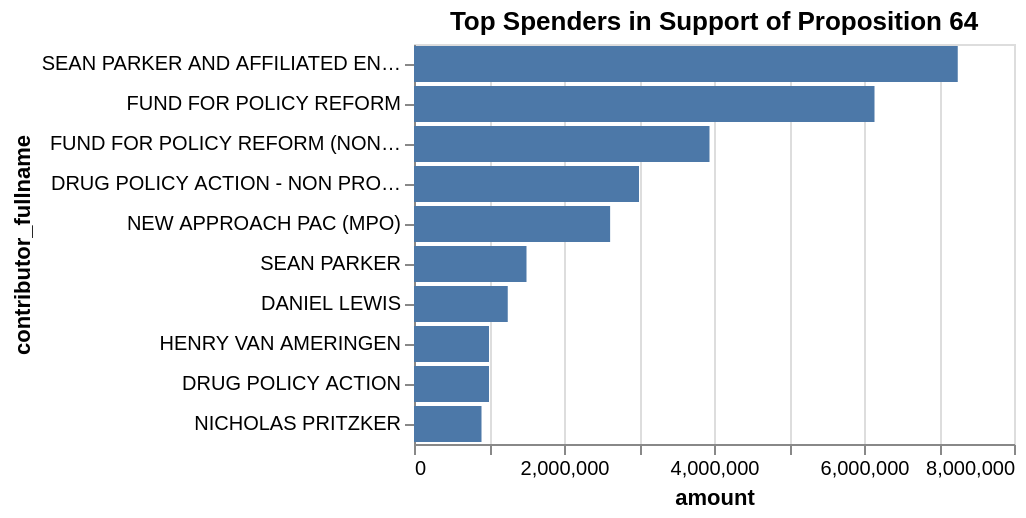

Notebook code cell kept with this figure:
### Code cell
# we can also add a title to the plot
alt.Chart(top_supporters.head(10)).mark_bar().encode(
    x="amount",
    y=alt.Y("contributor_fullname", sort="-x")
).properties(
    title="Top Spenders in Support of Proposition 64")

### Figure 1 — Vega-Lite specification as saved in the notebook (floating-point values rounded to 4 significant figures)
{"config": {"view": {"continuousWidth": 300, "continuousHeight": 300}}, "data": {"name": "data-cea0aefc877e805b1e1573fd6b385292"}, "mark": {"type": "bar"}, "encoding": {"x": {"field": "amount", "type": "quantitative"}, "y": {"field": "contributor_fullname", "sort": "-x", "type": "nominal"}}, "title": "Top Spenders in Support of Proposition 64", "$schema": "https://vega.github.io/schema/vega-lite/v5.20.1.json", "datasets": {"data-cea0aefc877e805b1e1573fd6b385292": [{"contributor_firstname": "SEAN", "contributor_lastname": "PARKER AND AFFILIATED ENTITIES", "amount": 7250000.0, "contributor_fullname": "SEAN PARKER AND AFFILIATED ENTITIES"}, {"contributor_firstname": "", "contributor_lastname": "FUND FOR POLICY REFORM", "amount": 6140000.0, "contributor_fullname": " FUND FOR POLICY REFORM"}, {"contributor_firstname": "", "contributor_lastname": "FUND FOR POLICY REFORM (NONPROFIT 501 (C)(4))", "amount": 3940000.0, "contributor_fullname": " FUND FOR POLICY REFORM (NONPROFIT 501 (C)(4))"}, {"contributor_firstname": "", "contributor_lastname": "DRUG POLICY ACTION - NON PROFIT 501C4, YES ON PROP. 64", "amount": 3000000.0, "contributor_fullname": " DRUG POLICY ACTION - NON PROFIT 501C4, YES ON PROP. 64"}, {"contributor_firstname": "", "contributor_lastname": "NEW APPROACH PAC (MPO)", "amount": 2615000.0, "contributor_fullname": " NEW APPROACH PAC (MPO)"}, {"contributor_firstname": "SEAN", "contributor_lastname": "PARKER", "amount": 1500000.0, "contributor_fullname": "SEAN PARKER"}, {"contributor_firstname": "DANIEL", "contributor_lastname": "LEWIS", "amount": 1250000.0, "contributor_fullname": "DANIEL LEWIS"}, {"contributor_firstname": "HENRY", "contributor_lastname": "VAN AMERINGEN", "amount": 1000000.0, "contributor_fullname": "HENRY VAN AMERINGEN"}, {"contributor_firstname": "", "contributor_lastname": "DRUG POLICY ACTION", "amount": 1000000.0, "contributor_fullname": " DRUG POLICY ACTION"}, {"contributor_firstname": "NICHOLAS", "contributor_lastname": "PRITZKER", "amount": 900000.0, "contributor_fullname": "NICHOLAS PRITZKER"}]}}
